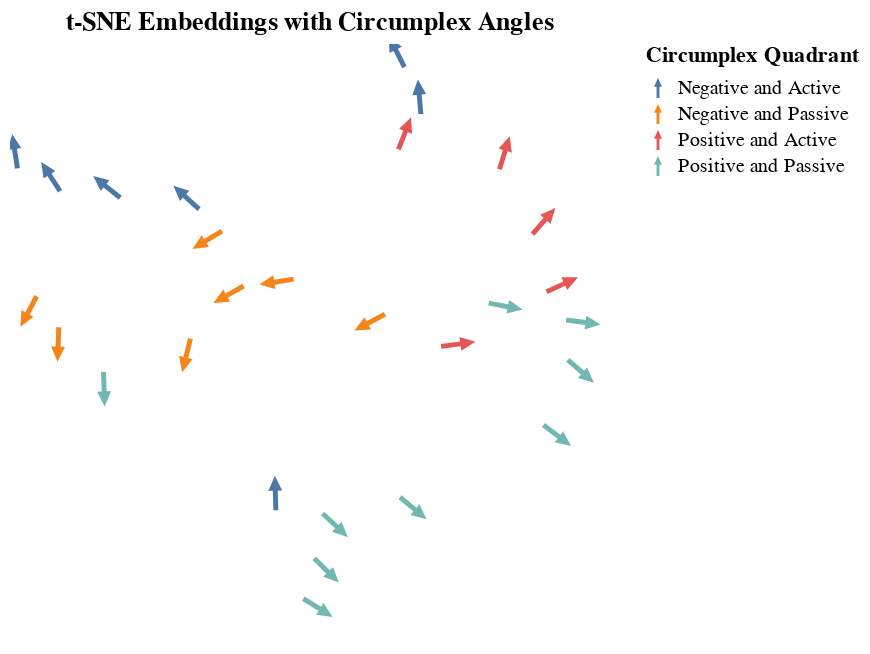

Write notebook code for a chart like this one.
### Code cell
# Generate quadrant labels for each affect. We'll color the t-SNE embeddings by
# which quadrant they're from.


def classify_quadrant(degrees: float) -> str:
    """
    Utility function mapping circumplex position to quadrant description.
    """
    if 0 <= degrees <= 90:
        return "Positive and Active"
    elif degrees <= 180:
        return "Negative and Active"
    elif degrees <= 270:
        return "Negative and Passive"
    else:
        return "Positive and Passive"


df["quadrant"] = df["degrees"].map(classify_quadrant)

# Graph the t-SNE projection. The selection lets us filter arrows by clicking
# the quadrants in the legend.

selection = alt.selection_point(fields=["quadrant"], bind="legend")

tsne_affects = (
    alt.Chart(
        df[["affect", "quadrant", "degrees", "x_tsne", "y_tsne"]],
        title="t-SNE Embeddings with Circumplex Angles",
    )
    .mark_point(shape="arrow", filled=True, size=300)
    .encode(
        alt.X("x_tsne").axis(None),
        alt.Y("y_tsne").axis(None),
        alt.Tooltip("affect"),
        alt.Color("quadrant").title("Circumplex Quadrant"),
        alt.Angle("degrees").scale(domain=[-270, -270 + -360]),
        opacity=alt.condition(selection, alt.value(1.0), alt.value(0.2)),
    )
    .add_params(selection)
    .configure_view(stroke=None)
    .configure_axis(grid=False)
    .interactive()
)

render_and_save(tsne_affects, "figures/tsne.json")

### Figure 1 — Vega-Lite specification as saved in the notebook (floating-point values rounded to 4 significant figures)
{"config": {"view": {"continuousWidth": 300, "continuousHeight": 300, "stroke": null}, "axis": {"grid": false}}, "data": {"name": "data-5691ff331b8604a82802cea55d2e8d4d"}, "mark": {"type": "point", "filled": true, "shape": "arrow", "size": 300}, "encoding": {"angle": {"field": "degrees", "scale": {"domain": [-270, -630]}, "type": "quantitative"}, "color": {"field": "quadrant", "title": "Circumplex Quadrant", "type": "nominal"}, "opacity": {"condition": {"param": "param_2", "value": 1.0}, "value": 0.2}, "tooltip": {"field": "affect", "type": "nominal"}, "x": {"axis": null, "field": "x_tsne", "type": "quantitative"}, "y": {"axis": null, "field": "y_tsne", "type": "quantitative"}}, "params": [{"name": "param_2", "select": {"type": "point", "fields": ["quadrant"]}, "bind": "legend"}, {"name": "param_3", "select": {"type": "interval", "encodings": ["x", "y"]}, "bind": "scales"}], "title": "t-SNE Embeddings with Circumplex Angles", "$schema": "https://vega.github.io/schema/vega-lite/v5.20.1.json", "datasets": {"data-5691ff331b8604a82802cea55d2e8d4d": [{"affect": "Happy", "quadrant": "Positive and Active", "degrees": 7.6, "x_tsne": 37.13, "y_tsne": -20.03}, {"affect": "Delighted", "quadrant": "Positive and Active", "degrees": 24.9, "x_tsne": 59.68, "y_tsne": -4.144}, {"affect": "Excited", "quadrant": "Positive and Active", "degrees": 48.9, "x_tsne": 55.69, "y_tsne": 12.81}, {"affect": "Astonished", "quadrant": "Positive and Active", "degrees": 68.6, "x_tsne": 25.53, "y_tsne": 36.19}, {"affect": "Aroused", "quadrant": "Positive and Active", "degrees": 72.8, "x_tsne": 47.16, "y_tsne": 31.01}, {"affect": "Tense", "quadrant": "Negative and Active", "degrees": 91.7, "x_tsne": -2.511, "y_tsne": -59.72}, {"affect": "Alarmed", "quadrant": "Negative and Active", "degrees": 95.0, "x_tsne": 28.7, "y_tsne": 45.91}, {"affect": "Angry", "quadrant": "Negative and Active", "degrees": 98.8, "x_tsne": -58.96, "y_tsne": 31.39}, {"affect": "Afraid", "quadrant": "Negative and Active", "degrees": 116.7, "x_tsne": 23.78, "y_tsne": 57.93}, {"affect": "Annoyed", "quadrant": "Negative and Active", "degrees": 123.0, "x_tsne": -51.2, "y_tsne": 24.65}, {"affect": "Distressed", "quadrant": "Negative and Active", "degrees": 137.8, "x_tsne": -21.82, "y_tsne": 19.09}, {"affect": "Frustrated", "quadrant": "Negative and Active", "degrees": 141.2, "x_tsne": -39.04, "y_tsne": 21.89}, {"affect": "Miserable", "quadrant": "Negative and Passive", "degrees": 189.0, "x_tsne": -2.264, "y_tsne": -3.434}, {"affect": "Sad", "quadrant": "Negative and Passive", "degrees": 207.9, "x_tsne": 17.92, "y_tsne": -14.24}, {"affect": "Gloomy", "quadrant": "Negative and Passive", "degrees": 209.5, "x_tsne": -12.65, "y_tsne": -6.809}, {"affect": "Depressed", "quadrant": "Negative and Passive", "degrees": 211.2, "x_tsne": -17.28, "y_tsne": 7.737}, {"affect": "Bored", "quadrant": "Negative and Passive", "degrees": 241.9, "x_tsne": -55.99, "y_tsne": -11.35}, {"affect": "Droopy", "quadrant": "Negative and Passive", "degrees": 256.2, "x_tsne": -21.8, "y_tsne": -23.04}, {"affect": "Tired", "quadrant": "Negative and Passive", "degrees": 267.9, "x_tsne": -49.57, "y_tsne": -20.14}, {"affect": "Sleepy", "quadrant": "Positive and Passive", "degrees": 272.0, "x_tsne": -39.61, "y_tsne": -32.08}, {"affect": "Calm", "quadrant": "Positive and Passive", "degrees": 315.3, "x_tsne": 8.582, "y_tsne": -80.36}, {"affect": "Relaxed", "quadrant": "Positive and Passive", "degrees": 316.8, "x_tsne": 10.47, "y_tsne": -68.36}, {"affect": "Satisfied", "quadrant": "Positive and Passive", "degrees": 318.9, "x_tsne": 63.69, "y_tsne": -27.27}, {"affect": "At Ease", "quadrant": "Positive and Passive", "degrees": 320.2, "x_tsne": 27.38, "y_tsne": -63.79}, {"affect": "Content", "quadrant": "Positive and Passive", "degrees": 322.8, "x_tsne": 58.57, "y_tsne": -44.38}, {"affect": "Serene", "quadrant": "Positive and Passive", "degrees": 328.2, "x_tsne": 6.731, "y_tsne": -90.34}, {"affect": "Glad", "quadrant": "Positive and Passive", "degrees": 349.3, "x_tsne": 47.39, "y_tsne": -9.951}, {"affect": "Pleased", "quadrant": "Positive and Passive", "degrees": 352.7, "x_tsne": 64.22, "y_tsne": -14.2}]}}
